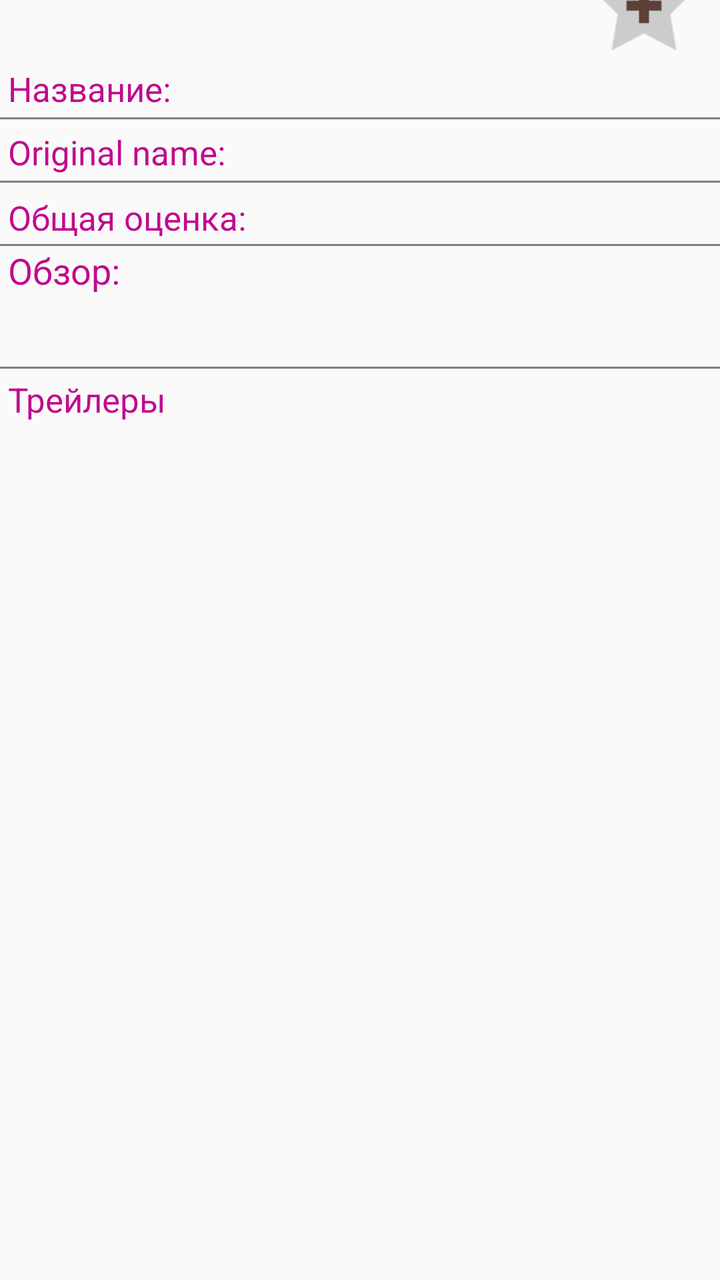
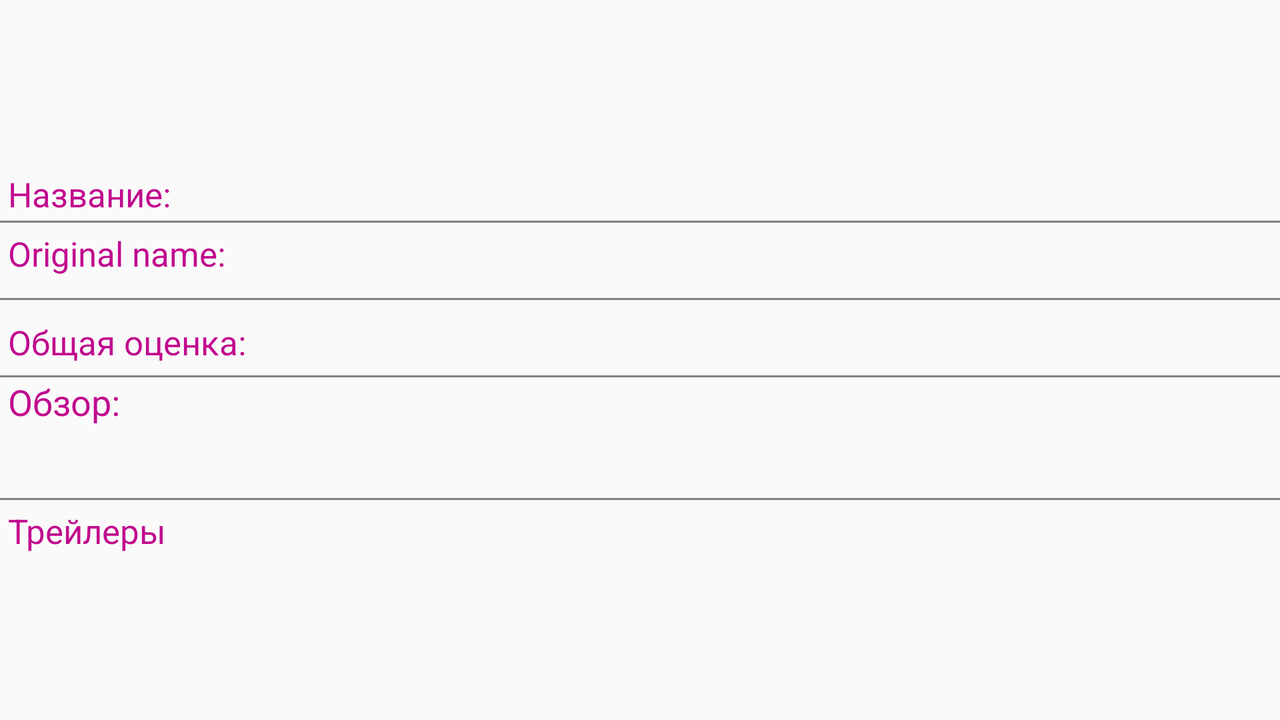

The same Android screen from two of the app's own layout files: first res/layout/ as a phone draws it, then the repository's variant for another configuration, drawn on a device whose configuration selects that folder. Both files follow.
<!-- AndroidManifest.xml: application theme AppTheme -->
<!-- res/layout/activity_detail.xml -->
<?xml version="1.0" encoding="utf-8"?>
<ScrollView xmlns:android="http://schemas.android.com/apk/res/android"
    xmlns:app="http://schemas.android.com/apk/res-auto"
    xmlns:tools="http://schemas.android.com/tools"
    android:layout_width="match_parent"
    android:layout_height="match_parent"
    tools:context=".DetailActivity">

    <androidx.constraintlayout.widget.ConstraintLayout
        android:id="@+id/constraint"
        android:layout_width="match_parent"
        android:layout_height="0dp">


        <ImageView
            android:id="@+id/imageViewBigPoster"
            android:layout_width="match_parent"
            android:layout_height="wrap_content"
            android:adjustViewBounds="true"
            android:contentDescription="@string/big_poster"
            app:layout_constraintEnd_toEndOf="parent"
            app:layout_constraintStart_toStartOf="parent"
            app:layout_constraintTop_toTopOf="@id/constraint"
            tools:srcCompat="@tools:sample/avatars" />

        <ImageView
            android:id="@+id/imageViewAddToFavourite"
            android:layout_width="@dimen/starAddToFavouriteSize"
            android:layout_height="@dimen/starAddToFavouriteSize"
            android:layout_marginEnd="8dp"
            android:layout_marginRight="8dp"
            android:onClick="onClickChangeFavourite"
            android:src="@drawable/add_to_favourite"
            app:layout_constraintBottom_toBottomOf="@+id/imageViewBigPoster"
            app:layout_constraintEnd_toEndOf="@+id/imageViewBigPoster"
            app:layout_constraintTop_toBottomOf="@+id/imageViewBigPoster" />

        <androidx.constraintlayout.widget.Guideline
            android:id="@+id/guideline"
            android:layout_width="wrap_content"
            android:layout_height="wrap_content"
            android:orientation="vertical"
            app:layout_constraintGuide_percent="0.5" />

        <TextView
            android:id="@+id/textViewName"
            android:layout_width="0dp"
            android:layout_height="wrap_content"
            android:layout_marginStart="4dp"
            android:layout_marginLeft="4dp"
            android:text="@string/tw_title"
            android:textColor="@color/colorPink"
            android:textSize="17sp"
            app:layout_constraintBottom_toTopOf="@id/view1"
            app:layout_constraintEnd_toStartOf="@+id/guideline"
            app:layout_constraintStart_toStartOf="parent"
            app:layout_constraintTop_toBottomOf="@id/imageViewAddToFavourite" />

        <View
            android:id="@+id/view1"
            android:layout_width="0dp"
            android:layout_height="1dp"
            android:layout_marginTop="4dp"
            android:layout_marginBottom="4dp"
            android:background="@color/colorGray"
            app:layout_constraintBottom_toTopOf="@id/textViewOriginalName"
            app:layout_constraintEnd_toEndOf="parent"
            app:layout_constraintStart_toStartOf="parent"
            app:layout_constraintTop_toBottomOf="@id/textViewNameDesc" />


        <TextView
            android:id="@+id/textViewNameDesc"
            android:layout_width="0dp"
            android:layout_height="wrap_content"
            android:textSize="17sp"
            app:layout_constraintBottom_toTopOf="@id/view1"
            app:layout_constraintEnd_toEndOf="parent"
            app:layout_constraintStart_toStartOf="@+id/guideline"
            app:layout_constraintTop_toBottomOf="@id/imageViewAddToFavourite" />

        <TextView
            android:id="@+id/textViewOriginalName"
            android:layout_width="0dp"
            android:layout_height="wrap_content"
            android:layout_marginStart="4dp"
            android:layout_marginLeft="4dp"
            android:layout_marginBottom="2dp"
            android:text="@string/tw_originalTitle"
            android:textColor="@color/colorPink"
            android:textSize="17sp"
            app:layout_constraintBottom_toTopOf="@id/view2"
            app:layout_constraintEnd_toStartOf="@+id/guideline"
            app:layout_constraintStart_toStartOf="parent"
            app:layout_constraintTop_toBottomOf="@+id/view1" />

        <View
            android:id="@+id/view2"
            android:layout_width="0dp"
            android:layout_height="1dp"
            android:layout_marginTop="4dp"
            android:layout_marginBottom="4dp"
            android:background="@color/colorGray"
            app:layout_constraintBottom_toTopOf="@id/textViewVoteAverage"
            app:layout_constraintEnd_toEndOf="parent"
            app:layout_constraintStart_toStartOf="parent"
            app:layout_constraintTop_toBottomOf="@id/textViewOriginalNameDesc" />

        <TextView
            android:id="@+id/textViewOriginalNameDesc"
            android:layout_width="0dp"
            android:layout_height="wrap_content"
            android:textSize="17sp"

            app:layout_constraintBottom_toTopOf="@id/view2"
            app:layout_constraintEnd_toEndOf="parent"
            app:layout_constraintStart_toStartOf="@+id/guideline"
            app:layout_constraintTop_toBottomOf="@+id/view1" />

        <TextView
            android:id="@+id/textViewVoteAverage"
            android:layout_width="0dp"
            android:layout_height="wrap_content"
            android:layout_marginStart="4dp"
            android:layout_marginLeft="4dp"

            android:text="@string/twVoteAverage"
            android:textColor="@color/colorPink"
            android:textSize="17sp"
            app:layout_constraintBottom_toTopOf="@id/view3"
            app:layout_constraintEnd_toStartOf="@+id/guideline"
            app:layout_constraintStart_toStartOf="parent"
            app:layout_constraintTop_toBottomOf="@+id/view2" />

        <View
            android:id="@+id/view3"
            android:layout_width="0dp"
            android:layout_height="1dp"
            android:layout_marginTop="4dp"
            android:layout_marginBottom="4dp"
            android:background="@color/colorGray"
            app:layout_constraintBottom_toTopOf="@id/textViewOverView"
            app:layout_constraintEnd_toEndOf="parent"
            app:layout_constraintStart_toStartOf="parent"
            app:layout_constraintTop_toBottomOf="@id/textViewVoteAverageDesc" />


        <TextView
            android:id="@+id/textViewVoteAverageDesc"
            android:layout_width="0dp"
            android:layout_height="wrap_content"
            android:layout_marginTop="4dp"
            android:textSize="17sp"
            app:layout_constraintBottom_toTopOf="@id/view3"
            app:layout_constraintEnd_toEndOf="parent"
            app:layout_constraintStart_toStartOf="@+id/guideline"
            app:layout_constraintTop_toBottomOf="@+id/view2" />

        <TextView
            android:id="@+id/textViewOverView"
            android:layout_width="0dp"
            android:layout_height="wrap_content"
            android:layout_marginStart="4dp"
            android:layout_marginLeft="4dp"
            android:text="@string/twOverView"
            android:textColor="@color/colorPink"
            android:textSize="18sp"
            app:layout_constraintEnd_toStartOf="@+id/guideline"
            app:layout_constraintStart_toStartOf="parent"
            app:layout_constraintTop_toBottomOf="@+id/view3" />

        <TextView
            android:id="@+id/textViewOverviewDesc"
            android:layout_width="0dp"
            android:layout_height="wrap_content"
            android:layout_margin="5dp"
            android:textSize="20sp"
            android:textStyle="italic"
            app:layout_constraintEnd_toEndOf="parent"
            app:layout_constraintStart_toStartOf="parent"
            app:layout_constraintTop_toBottomOf="@+id/textViewOverView" />

        <View
            android:id="@+id/viewUprTwTrailers"
            android:layout_width="0dp"
            android:layout_height="1dp"
            android:layout_marginTop="4dp"
            android:layout_marginBottom="4dp"
            android:background="@color/colorGray"
            app:layout_constraintTop_toBottomOf="@id/textViewOverviewDesc"
            app:layout_constraintEnd_toEndOf="parent"
            app:layout_constraintStart_toStartOf="parent"
            />

        <TextView
            android:id="@+id/textViewTrailers"
            android:layout_width="wrap_content"
            android:layout_height="wrap_content"
            android:layout_margin="4dp"
            android:text="@string/text_trailers"
            android:textColor="@color/colorPink"
            android:textSize="17sp"
            app:layout_constraintStart_toStartOf="parent"
            app:layout_constraintTop_toBottomOf="@id/viewUprTwTrailers"
            app:layout_constraintBottom_toTopOf="@id/recyclerTrailers"/>

        <androidx.recyclerview.widget.RecyclerView
            android:id="@+id/recyclerTrailers"
            android:layout_width="match_parent"
            android:layout_height="match_parent"
            android:nestedScrollingEnabled="false"
            app:layout_constraintEnd_toEndOf="parent"
            app:layout_constraintStart_toStartOf="parent"
            app:layout_constraintTop_toBottomOf="@+id/textViewTrailers">


        </androidx.recyclerview.widget.RecyclerView>

        <androidx.recyclerview.widget.RecyclerView
            android:id="@+id/recyclerReviews"
            android:layout_width="match_parent"
            android:layout_height="match_parent"
            android:nestedScrollingEnabled="false"
            app:layout_constraintEnd_toEndOf="parent"
            app:layout_constraintStart_toStartOf="parent"
            app:layout_constraintTop_toBottomOf="@+id/recyclerTrailers">


        </androidx.recyclerview.widget.RecyclerView>


    </androidx.constraintlayout.widget.ConstraintLayout>
</ScrollView>
<!-- resources referenced by this layout -->
<resources>
  <color name="colorGray">#808080</color>
  <color name="colorPink">#C10A8E</color>
  <dimen name="starAddToFavouriteSize">60dp</dimen>
  <!-- drawable add_to_favourite: png bitmap (drawable, 2171 bytes) -->
  <string name="big_poster">Большой постер</string>
  <string name="text_trailers">Трейлеры</string>
  <string name="twOverView">Обзор:</string>
  <string name="twVoteAverage">Общая оценка:</string>
  <string name="tw_originalTitle">Original name:</string>
  <string name="tw_title">Название:</string>
  <style name="AppTheme" parent="Theme.AppCompat.Light.DarkActionBar">
          
          <item name="colorPrimary">@color/colorBlack</item>
          <item name="colorPrimaryDark">@color/colorBlack</item>
          <item name="colorAccent">@color/colorPink</item>
      </style>
  <color name="colorBlack">#000000</color>
</resources>
<!-- res/layout-land/activity_detail.xml (the repository's variant of the layout above) -->
<!-- drawn on the phone turned sideways -->
<?xml version="1.0" encoding="utf-8"?>
<androidx.constraintlayout.widget.ConstraintLayout xmlns:android="http://schemas.android.com/apk/res/android"
    xmlns:app="http://schemas.android.com/apk/res-auto"
    xmlns:tools="http://schemas.android.com/tools"
    android:id="@+id/constraint"
    android:layout_width="match_parent"
    android:layout_height="match_parent"
    tools:context=".DetailActivity">


    <ImageView
        android:id="@+id/imageViewBigPoster"
        android:layout_width="0dp"
        android:layout_height="match_parent"
        android:adjustViewBounds="true"
        android:contentDescription="@string/big_poster"
        app:layout_constraintBottom_toBottomOf="parent"
        app:layout_constraintHorizontal_bias="0.0"
        app:layout_constraintStart_toStartOf="parent"
        app:layout_constraintTop_toTopOf="parent"
        app:layout_constraintVertical_bias="1.0"
        tools:srcCompat="@tools:sample/avatars" />

    <ImageView
        android:id="@+id/imageViewAddToFavourite"
        android:layout_width="@dimen/starAddToFavouriteSize"
        android:layout_height="@dimen/starAddToFavouriteSize"
        android:layout_marginTop="16dp"
        android:layout_marginEnd="16dp"
        android:layout_marginRight="16dp"
        android:onClick="onClickChangeFavourite"
        android:src="@drawable/add_to_favourite"
        app:layout_constraintEnd_toEndOf="@+id/imageViewBigPoster"
        app:layout_constraintTop_toTopOf="@+id/imageViewBigPoster" />


    <ScrollView
        android:layout_width="0dp"
        android:layout_height="wrap_content"
        app:layout_constraintBottom_toBottomOf="parent"
        app:layout_constraintEnd_toEndOf="parent"
        app:layout_constraintStart_toEndOf="@id/imageViewBigPoster"
        app:layout_constraintTop_toTopOf="parent">

        <androidx.constraintlayout.widget.ConstraintLayout
            android:layout_width="match_parent"
            android:layout_height="match_parent">

            <androidx.constraintlayout.widget.Guideline
                android:id="@+id/guideline"
                android:layout_width="wrap_content"
                android:layout_height="wrap_content"
                android:orientation="vertical"
                app:layout_constraintGuide_percent="0.5" />

            <TextView
                android:id="@+id/textViewName"
                android:layout_width="0dp"
                android:layout_height="wrap_content"
                android:layout_marginStart="4dp"
                android:layout_marginLeft="4dp"
                android:text="@string/tw_title"
                android:textColor="@color/colorPink"
                android:textSize="17sp"
                app:layout_constraintBottom_toTopOf="@id/view1"
                app:layout_constraintEnd_toStartOf="@+id/guideline"
                app:layout_constraintStart_toStartOf="parent"
                app:layout_constraintTop_toTopOf="parent" />

            <View
                android:id="@+id/view1"
                android:layout_width="0dp"
                android:layout_height="1dp"
                android:layout_marginTop="4dp"
                android:layout_marginBottom="4dp"
                android:background="@color/colorGray"
                app:layout_constraintBottom_toTopOf="@id/textViewOriginalName"
                app:layout_constraintEnd_toEndOf="parent"
                app:layout_constraintStart_toStartOf="parent"
                app:layout_constraintTop_toBottomOf="@id/textViewNameDesc" />


            <TextView
                android:id="@+id/textViewNameDesc"
                android:layout_width="0dp"
                android:layout_height="wrap_content"
                android:textSize="17sp"
                app:layout_constraintBottom_toTopOf="@id/view1"
                app:layout_constraintEnd_toEndOf="parent"
                app:layout_constraintStart_toStartOf="@+id/guideline"
                app:layout_constraintTop_toTopOf="parent" />

            <TextView
                android:id="@+id/textViewOriginalName"
                android:layout_width="0dp"
                android:layout_height="wrap_content"
                android:layout_marginStart="4dp"
                android:layout_marginLeft="4dp"
                android:layout_marginBottom="2dp"
                android:text="@string/tw_originalTitle"
                android:textColor="@color/colorPink"
                android:textSize="17sp"
                app:layout_constraintBottom_toTopOf="@id/view2"
                app:layout_constraintEnd_toStartOf="@+id/guideline"
                app:layout_constraintStart_toStartOf="parent"
                app:layout_constraintTop_toBottomOf="@+id/textViewNameDesc" />

            <View
                android:id="@+id/view2"
                android:layout_width="0dp"
                android:layout_height="1dp"
                android:layout_marginTop="4dp"
                android:layout_marginBottom="4dp"
                android:background="@color/colorGray"
                app:layout_constraintBottom_toTopOf="@id/textViewVoteAverage"
                app:layout_constraintEnd_toEndOf="parent"
                app:layout_constraintStart_toStartOf="parent"
                app:layout_constraintTop_toBottomOf="@id/textViewOriginalNameDesc" />

            <TextView
                android:id="@+id/textViewOriginalNameDesc"
                android:layout_width="0dp"
                android:layout_height="wrap_content"
                android:textSize="17sp"

                app:layout_constraintBottom_toTopOf="@id/view2"
                app:layout_constraintEnd_toEndOf="parent"
                app:layout_constraintStart_toStartOf="@+id/guideline"
                app:layout_constraintTop_toBottomOf="@+id/view1" />

            <TextView
                android:id="@+id/textViewVoteAverage"
                android:layout_width="0dp"
                android:layout_height="wrap_content"
                android:layout_marginStart="4dp"
                android:layout_marginLeft="4dp"

                android:text="@string/twVoteAverage"
                android:textColor="@color/colorPink"
                android:textSize="17sp"
                app:layout_constraintBottom_toTopOf="@id/view3"
                app:layout_constraintEnd_toStartOf="@+id/guideline"
                app:layout_constraintStart_toStartOf="parent"
                app:layout_constraintTop_toBottomOf="@+id/view2" />

            <View
                android:id="@+id/view3"
                android:layout_width="0dp"
                android:layout_height="1dp"
                android:layout_marginTop="4dp"
                android:layout_marginBottom="4dp"
                android:background="@color/colorGray"
                app:layout_constraintBottom_toTopOf="@id/textViewOverView"
                app:layout_constraintEnd_toEndOf="parent"
                app:layout_constraintStart_toStartOf="parent"
                app:layout_constraintTop_toBottomOf="@id/textViewVoteAverageDesc" />


            <TextView
                android:id="@+id/textViewVoteAverageDesc"
                android:layout_width="0dp"
                android:layout_height="wrap_content"
                android:layout_marginTop="4dp"
                android:textSize="17sp"
                app:layout_constraintBottom_toTopOf="@id/view3"
                app:layout_constraintEnd_toEndOf="parent"
                app:layout_constraintStart_toStartOf="@+id/guideline"
                app:layout_constraintTop_toBottomOf="@+id/view2" />

            <TextView
                android:id="@+id/textViewOverView"
                android:layout_width="0dp"
                android:layout_height="wrap_content"
                android:layout_marginStart="4dp"
                android:layout_marginLeft="4dp"
                android:text="@string/twOverView"
                android:textColor="@color/colorPink"
                android:textSize="18sp"
                app:layout_constraintEnd_toStartOf="@+id/guideline"
                app:layout_constraintStart_toStartOf="parent"
                app:layout_constraintTop_toBottomOf="@+id/view3" />

            <TextView
                android:id="@+id/textViewOverviewDesc"
                android:layout_width="0dp"
                android:layout_height="wrap_content"
                android:layout_margin="5dp"
                android:textSize="20sp"
                android:textStyle="italic"
                app:layout_constraintEnd_toEndOf="parent"
                app:layout_constraintStart_toStartOf="parent"
                app:layout_constraintTop_toBottomOf="@+id/textViewOverView" />

            <View
                android:id="@+id/viewUprTwTrailers"
                android:layout_width="0dp"
                android:layout_height="1dp"
                android:layout_marginTop="4dp"
                android:layout_marginBottom="4dp"
                android:background="@color/colorGray"
                app:layout_constraintTop_toBottomOf="@id/textViewOverviewDesc"
                app:layout_constraintEnd_toEndOf="parent"
                app:layout_constraintStart_toStartOf="parent"
                />

            <TextView
                android:id="@+id/textViewTrailers"
                android:layout_width="wrap_content"
                android:layout_height="wrap_content"
                android:layout_margin="4dp"
                android:text="@string/text_trailers"
                android:textColor="@color/colorPink"
                android:textSize="17sp"
                app:layout_constraintStart_toStartOf="parent"
                app:layout_constraintTop_toBottomOf="@id/viewUprTwTrailers"
                app:layout_constraintBottom_toTopOf="@id/recyclerTrailers"/>



            <androidx.recyclerview.widget.RecyclerView
                android:id="@+id/recyclerTrailers"
                android:layout_width="match_parent"
                android:layout_height="match_parent"
                android:nestedScrollingEnabled="false"
                app:layout_constraintEnd_toEndOf="parent"
                app:layout_constraintStart_toStartOf="parent"
                app:layout_constraintTop_toBottomOf="@+id/textViewTrailers">


            </androidx.recyclerview.widget.RecyclerView>

            <androidx.recyclerview.widget.RecyclerView
                android:id="@+id/recyclerReviews"
                android:layout_width="match_parent"
                android:layout_height="match_parent"
                android:nestedScrollingEnabled="false"
                app:layout_constraintEnd_toEndOf="parent"
                app:layout_constraintStart_toStartOf="parent"
                app:layout_constraintTop_toBottomOf="@+id/recyclerTrailers">


            </androidx.recyclerview.widget.RecyclerView>
        </androidx.constraintlayout.widget.ConstraintLayout>

    </ScrollView>


</androidx.constraintlayout.widget.ConstraintLayout>
